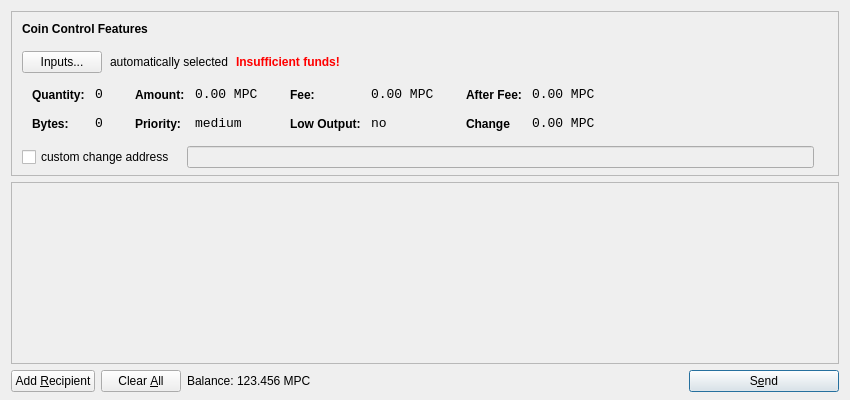
<?xml version="1.0" encoding="UTF-8"?>
<ui version="4.0">
 <class>SendCoinsDialog</class>
 <widget class="QDialog" name="SendCoinsDialog">
  <property name="geometry">
   <rect>
    <x>0</x>
    <y>0</y>
    <width>850</width>
    <height>400</height>
   </rect>
  </property>
  <property name="windowTitle">
   <string>Send Coins</string>
  </property>
  <layout class="QVBoxLayout" name="verticalLayout" stretch="0,1,0">
   <property name="bottomMargin">
    <number>8</number>
   </property>
   <item>
    <widget class="QFrame" name="frameCoinControl">
     <property name="sizePolicy">
      <sizepolicy hsizetype="Expanding" vsizetype="Expanding">
       <horstretch>0</horstretch>
       <verstretch>0</verstretch>
      </sizepolicy>
     </property>
     <property name="maximumSize">
      <size>
       <width>16777215</width>
       <height>16777215</height>
      </size>
     </property>
     <property name="frameShape">
      <enum>QFrame::StyledPanel</enum>
     </property>
     <property name="frameShadow">
      <enum>QFrame::Sunken</enum>
     </property>
     <layout class="QVBoxLayout" name="verticalLayoutCoinControl2">
      <property name="spacing">
       <number>-1</number>
      </property>
      <property name="leftMargin">
       <number>0</number>
      </property>
      <property name="topMargin">
       <number>0</number>
      </property>
      <property name="rightMargin">
       <number>0</number>
      </property>
      <property name="bottomMargin">
       <number>6</number>
      </property>
      <item>
       <layout class="QVBoxLayout" name="verticalLayoutCoinControl" stretch="0,0,0,0,1">
        <property name="spacing">
         <number>0</number>
        </property>
        <property name="leftMargin">
         <number>10</number>
        </property>
        <property name="topMargin">
         <number>10</number>
        </property>
        <item>
         <layout class="QHBoxLayout" name="horizontalLayoutCoinControl1">
          <property name="bottomMargin">
           <number>15</number>
          </property>
          <item>
           <widget class="QLabel" name="labelCoinControlFeatures">
            <property name="sizePolicy">
             <sizepolicy hsizetype="Preferred" vsizetype="Maximum">
              <horstretch>0</horstretch>
              <verstretch>0</verstretch>
             </sizepolicy>
            </property>
            <property name="font">
             <font>
              <weight>75</weight>
              <bold>true</bold>
             </font>
            </property>
            <property name="styleSheet">
             <string notr="true">font-weight:bold;</string>
            </property>
            <property name="text">
             <string>Coin Control Features</string>
            </property>
           </widget>
          </item>
         </layout>
        </item>
        <item>
         <layout class="QHBoxLayout" name="horizontalLayoutCoinControl2" stretch="0,0,0,0">
          <property name="spacing">
           <number>8</number>
          </property>
          <property name="bottomMargin">
           <number>10</number>
          </property>
          <item>
           <widget class="QPushButton" name="pushButtonCoinControl">
            <property name="styleSheet">
             <string notr="true"/>
            </property>
            <property name="text">
             <string>Inputs...</string>
            </property>
           </widget>
          </item>
          <item>
           <widget class="QLabel" name="labelCoinControlAutomaticallySelected">
            <property name="text">
             <string>automatically selected</string>
            </property>
            <property name="margin">
             <number>5</number>
            </property>
           </widget>
          </item>
          <item>
           <widget class="QLabel" name="labelCoinControlInsuffFunds">
            <property name="font">
             <font>
              <weight>75</weight>
              <bold>true</bold>
             </font>
            </property>
            <property name="styleSheet">
             <string notr="true">color:red;font-weight:bold;</string>
            </property>
            <property name="text">
             <string>Insufficient funds!</string>
            </property>
            <property name="margin">
             <number>5</number>
            </property>
           </widget>
          </item>
          <item>
           <spacer name="horizontalSpacerCoinControl">
            <property name="orientation">
             <enum>Qt::Horizontal</enum>
            </property>
            <property name="sizeHint" stdset="0">
             <size>
              <width>40</width>
              <height>1</height>
             </size>
            </property>
           </spacer>
          </item>
         </layout>
        </item>
        <item>
         <widget class="QWidget" name="widgetCoinControl" native="true">
          <property name="sizePolicy">
           <sizepolicy hsizetype="Preferred" vsizetype="Preferred">
            <horstretch>0</horstretch>
            <verstretch>0</verstretch>
           </sizepolicy>
          </property>
          <property name="minimumSize">
           <size>
            <width>0</width>
            <height>0</height>
           </size>
          </property>
          <property name="styleSheet">
           <string notr="true"/>
          </property>
          <layout class="QHBoxLayout" name="horizontalLayoutCoinControl5">
           <property name="margin">
            <number>0</number>
           </property>
           <item>
            <layout class="QHBoxLayout" name="horizontalLayoutCoinControl3" stretch="0,0,0,1">
             <property name="spacing">
              <number>20</number>
             </property>
             <property name="topMargin">
              <number>0</number>
             </property>
             <property name="bottomMargin">
              <number>10</number>
             </property>
             <item>
              <layout class="QFormLayout" name="formLayoutCoinControl1">
               <property name="horizontalSpacing">
                <number>10</number>
               </property>
               <property name="verticalSpacing">
                <number>14</number>
               </property>
               <property name="leftMargin">
                <number>10</number>
               </property>
               <property name="topMargin">
                <number>4</number>
               </property>
               <property name="rightMargin">
                <number>6</number>
               </property>
               <item row="0" column="0">
                <widget class="QLabel" name="labelCoinControlQuantityText">
                 <property name="styleSheet">
                  <string notr="true">font-weight:bold;</string>
                 </property>
                 <property name="text">
                  <string>Quantity:</string>
                 </property>
                 <property name="margin">
                  <number>0</number>
                 </property>
                </widget>
               </item>
               <item row="0" column="1">
                <widget class="QLabel" name="labelCoinControlQuantity">
                 <property name="font">
                  <font>
                   <family>Monospace</family>
                   <pointsize>10</pointsize>
                  </font>
                 </property>
                 <property name="cursor">
                  <cursorShape>IBeamCursor</cursorShape>
                 </property>
                 <property name="contextMenuPolicy">
                  <enum>Qt::ActionsContextMenu</enum>
                 </property>
                 <property name="text">
                  <string>0</string>
                 </property>
                 <property name="margin">
                  <number>0</number>
                 </property>
                 <property name="textInteractionFlags">
                  <set>Qt::LinksAccessibleByMouse|Qt::TextSelectableByKeyboard|Qt::TextSelectableByMouse</set>
                 </property>
                </widget>
               </item>
               <item row="1" column="0">
                <widget class="QLabel" name="labelCoinControlBytesText">
                 <property name="styleSheet">
                  <string notr="true">font-weight:bold;</string>
                 </property>
                 <property name="text">
                  <string>Bytes:</string>
                 </property>
                </widget>
               </item>
               <item row="1" column="1">
                <widget class="QLabel" name="labelCoinControlBytes">
                 <property name="font">
                  <font>
                   <family>Monospace</family>
                   <pointsize>10</pointsize>
                  </font>
                 </property>
                 <property name="cursor">
                  <cursorShape>IBeamCursor</cursorShape>
                 </property>
                 <property name="contextMenuPolicy">
                  <enum>Qt::ActionsContextMenu</enum>
                 </property>
                 <property name="text">
                  <string>0</string>
                 </property>
                 <property name="textInteractionFlags">
                  <set>Qt::LinksAccessibleByMouse|Qt::TextSelectableByKeyboard|Qt::TextSelectableByMouse</set>
                 </property>
                </widget>
               </item>
              </layout>
             </item>
             <item>
              <layout class="QFormLayout" name="formLayoutCoinControl2">
               <property name="horizontalSpacing">
                <number>10</number>
               </property>
               <property name="verticalSpacing">
                <number>14</number>
               </property>
               <property name="leftMargin">
                <number>6</number>
               </property>
               <property name="topMargin">
                <number>4</number>
               </property>
               <property name="rightMargin">
                <number>6</number>
               </property>
               <item row="0" column="0">
                <widget class="QLabel" name="labelCoinControlAmountText">
                 <property name="styleSheet">
                  <string notr="true">font-weight:bold;</string>
                 </property>
                 <property name="text">
                  <string>Amount:</string>
                 </property>
                 <property name="margin">
                  <number>0</number>
                 </property>
                </widget>
               </item>
               <item row="0" column="1">
                <widget class="QLabel" name="labelCoinControlAmount">
                 <property name="font">
                  <font>
                   <family>Monospace</family>
                   <pointsize>10</pointsize>
                  </font>
                 </property>
                 <property name="cursor">
                  <cursorShape>IBeamCursor</cursorShape>
                 </property>
                 <property name="contextMenuPolicy">
                  <enum>Qt::ActionsContextMenu</enum>
                 </property>
                 <property name="text">
                  <string>0.00 MPC</string>
                 </property>
                 <property name="textInteractionFlags">
                  <set>Qt::LinksAccessibleByMouse|Qt::TextSelectableByKeyboard|Qt::TextSelectableByMouse</set>
                 </property>
                </widget>
               </item>
               <item row="1" column="0">
                <widget class="QLabel" name="labelCoinControlPriorityText">
                 <property name="styleSheet">
                  <string notr="true">font-weight:bold;</string>
                 </property>
                 <property name="text">
                  <string>Priority:</string>
                 </property>
                </widget>
               </item>
               <item row="1" column="1">
                <widget class="QLabel" name="labelCoinControlPriority">
                 <property name="font">
                  <font>
                   <family>Monospace</family>
                   <pointsize>10</pointsize>
                  </font>
                 </property>
                 <property name="cursor">
                  <cursorShape>IBeamCursor</cursorShape>
                 </property>
                 <property name="contextMenuPolicy">
                  <enum>Qt::ActionsContextMenu</enum>
                 </property>
                 <property name="text">
                  <string>medium</string>
                 </property>
                 <property name="textInteractionFlags">
                  <set>Qt::LinksAccessibleByMouse|Qt::TextSelectableByKeyboard|Qt::TextSelectableByMouse</set>
                 </property>
                </widget>
               </item>
              </layout>
             </item>
             <item>
              <layout class="QFormLayout" name="formLayoutCoinControl3">
               <property name="horizontalSpacing">
                <number>10</number>
               </property>
               <property name="verticalSpacing">
                <number>14</number>
               </property>
               <property name="leftMargin">
                <number>6</number>
               </property>
               <property name="topMargin">
                <number>4</number>
               </property>
               <property name="rightMargin">
                <number>6</number>
               </property>
               <item row="0" column="0">
                <widget class="QLabel" name="labelCoinControlFeeText">
                 <property name="styleSheet">
                  <string notr="true">font-weight:bold;</string>
                 </property>
                 <property name="text">
                  <string>Fee:</string>
                 </property>
                 <property name="margin">
                  <number>0</number>
                 </property>
                </widget>
               </item>
               <item row="0" column="1">
                <widget class="QLabel" name="labelCoinControlFee">
                 <property name="font">
                  <font>
                   <family>Monospace</family>
                   <pointsize>10</pointsize>
                  </font>
                 </property>
                 <property name="cursor">
                  <cursorShape>IBeamCursor</cursorShape>
                 </property>
                 <property name="contextMenuPolicy">
                  <enum>Qt::ActionsContextMenu</enum>
                 </property>
                 <property name="text">
                  <string>0.00 MPC</string>
                 </property>
                 <property name="textInteractionFlags">
                  <set>Qt::LinksAccessibleByMouse|Qt::TextSelectableByKeyboard|Qt::TextSelectableByMouse</set>
                 </property>
                </widget>
               </item>
               <item row="1" column="0">
                <widget class="QLabel" name="labelCoinControlLowOutputText">
                 <property name="styleSheet">
                  <string notr="true">font-weight:bold;</string>
                 </property>
                 <property name="text">
                  <string>Low Output:</string>
                 </property>
                </widget>
               </item>
               <item row="1" column="1">
                <widget class="QLabel" name="labelCoinControlLowOutput">
                 <property name="font">
                  <font>
                   <family>Monospace</family>
                   <pointsize>10</pointsize>
                  </font>
                 </property>
                 <property name="cursor">
                  <cursorShape>IBeamCursor</cursorShape>
                 </property>
                 <property name="contextMenuPolicy">
                  <enum>Qt::ActionsContextMenu</enum>
                 </property>
                 <property name="text">
                  <string>no</string>
                 </property>
                 <property name="textInteractionFlags">
                  <set>Qt::LinksAccessibleByMouse|Qt::TextSelectableByKeyboard|Qt::TextSelectableByMouse</set>
                 </property>
                </widget>
               </item>
              </layout>
             </item>
             <item>
              <layout class="QFormLayout" name="formLayoutCoinControl4">
               <property name="horizontalSpacing">
                <number>10</number>
               </property>
               <property name="verticalSpacing">
                <number>14</number>
               </property>
               <property name="leftMargin">
                <number>6</number>
               </property>
               <property name="topMargin">
                <number>4</number>
               </property>
               <property name="rightMargin">
                <number>6</number>
               </property>
               <item row="0" column="0">
                <widget class="QLabel" name="labelCoinControlAfterFeeText">
                 <property name="styleSheet">
                  <string notr="true">font-weight:bold;</string>
                 </property>
                 <property name="text">
                  <string>After Fee:</string>
                 </property>
                 <property name="margin">
                  <number>0</number>
                 </property>
                </widget>
               </item>
               <item row="0" column="1">
                <widget class="QLabel" name="labelCoinControlAfterFee">
                 <property name="font">
                  <font>
                   <family>Monospace</family>
                   <pointsize>10</pointsize>
                  </font>
                 </property>
                 <property name="cursor">
                  <cursorShape>IBeamCursor</cursorShape>
                 </property>
                 <property name="contextMenuPolicy">
                  <enum>Qt::ActionsContextMenu</enum>
                 </property>
                 <property name="text">
                  <string>0.00 MPC</string>
                 </property>
                 <property name="textInteractionFlags">
                  <set>Qt::LinksAccessibleByMouse|Qt::TextSelectableByKeyboard|Qt::TextSelectableByMouse</set>
                 </property>
                </widget>
               </item>
               <item row="1" column="0">
                <widget class="QLabel" name="labelCoinControlChangeText">
                 <property name="styleSheet">
                  <string notr="true">font-weight:bold;</string>
                 </property>
                 <property name="text">
                  <string>Change</string>
                 </property>
                </widget>
               </item>
               <item row="1" column="1">
                <widget class="QLabel" name="labelCoinControlChange">
                 <property name="font">
                  <font>
                   <family>Monospace</family>
                   <pointsize>10</pointsize>
                  </font>
                 </property>
                 <property name="cursor">
                  <cursorShape>IBeamCursor</cursorShape>
                 </property>
                 <property name="contextMenuPolicy">
                  <enum>Qt::ActionsContextMenu</enum>
                 </property>
                 <property name="text">
                  <string>0.00 MPC</string>
                 </property>
                 <property name="textInteractionFlags">
                  <set>Qt::LinksAccessibleByMouse|Qt::TextSelectableByKeyboard|Qt::TextSelectableByMouse</set>
                 </property>
                </widget>
               </item>
              </layout>
             </item>
            </layout>
           </item>
          </layout>
         </widget>
        </item>
        <item>
         <layout class="QHBoxLayout" name="horizontalLayoutCoinControl4" stretch="0,0,0">
          <property name="spacing">
           <number>12</number>
          </property>
          <property name="sizeConstraint">
           <enum>QLayout::SetDefaultConstraint</enum>
          </property>
          <property name="topMargin">
           <number>5</number>
          </property>
          <property name="rightMargin">
           <number>5</number>
          </property>
          <item>
           <widget class="QCheckBox" name="checkBoxCoinControlChange">
            <property name="text">
             <string>custom change address</string>
            </property>
           </widget>
          </item>
          <item>
           <widget class="QLineEdit" name="lineEditCoinControlChange">
            <property name="enabled">
             <bool>false</bool>
            </property>
            <property name="sizePolicy">
             <sizepolicy hsizetype="Expanding" vsizetype="Fixed">
              <horstretch>0</horstretch>
              <verstretch>0</verstretch>
             </sizepolicy>
            </property>
           </widget>
          </item>
          <item>
           <widget class="QLabel" name="labelCoinControlChangeLabel">
            <property name="sizePolicy">
             <sizepolicy hsizetype="Preferred" vsizetype="Expanding">
              <horstretch>0</horstretch>
              <verstretch>0</verstretch>
             </sizepolicy>
            </property>
            <property name="minimumSize">
             <size>
              <width>0</width>
              <height>0</height>
             </size>
            </property>
            <property name="text">
             <string/>
            </property>
            <property name="margin">
             <number>3</number>
            </property>
           </widget>
          </item>
         </layout>
        </item>
        <item>
         <spacer name="verticalSpacerCoinControl">
          <property name="orientation">
           <enum>Qt::Vertical</enum>
          </property>
          <property name="sizeHint" stdset="0">
           <size>
            <width>800</width>
            <height>1</height>
           </size>
          </property>
         </spacer>
        </item>
       </layout>
      </item>
     </layout>
    </widget>
   </item>
   <item>
    <widget class="QScrollArea" name="scrollArea">
     <property name="widgetResizable">
      <bool>true</bool>
     </property>
     <widget class="QWidget" name="scrollAreaWidgetContents">
      <property name="geometry">
       <rect>
        <x>0</x>
        <y>0</y>
        <width>830</width>
        <height>165</height>
       </rect>
      </property>
      <layout class="QVBoxLayout" name="verticalLayout_2">
       <property name="margin">
        <number>0</number>
       </property>
       <item>
        <layout class="QVBoxLayout" name="entries">
         <property name="spacing">
          <number>6</number>
         </property>
        </layout>
       </item>
       <item>
        <spacer name="verticalSpacer">
         <property name="orientation">
          <enum>Qt::Vertical</enum>
         </property>
         <property name="sizeHint" stdset="0">
          <size>
           <width>20</width>
           <height>40</height>
          </size>
         </property>
        </spacer>
       </item>
      </layout>
     </widget>
    </widget>
   </item>
   <item>
    <layout class="QHBoxLayout" name="horizontalLayout">
     <item>
      <widget class="QPushButton" name="addButton">
       <property name="toolTip">
        <string>Send to multiple recipients at once</string>
       </property>
       <property name="text">
        <string>Add &amp;Recipient</string>
       </property>
       <property name="icon">
        <iconset resource="../bitcoin.qrc">
         <normaloff>:/icons/add</normaloff>:/icons/add</iconset>
       </property>
       <property name="autoDefault">
        <bool>false</bool>
       </property>
      </widget>
     </item>
     <item>
      <widget class="QPushButton" name="clearButton">
       <property name="sizePolicy">
        <sizepolicy hsizetype="Minimum" vsizetype="Fixed">
         <horstretch>0</horstretch>
         <verstretch>0</verstretch>
        </sizepolicy>
       </property>
       <property name="toolTip">
        <string>Remove all transaction fields</string>
       </property>
       <property name="text">
        <string>Clear &amp;All</string>
       </property>
       <property name="icon">
        <iconset resource="../bitcoin.qrc">
         <normaloff>:/icons/remove</normaloff>:/icons/remove</iconset>
       </property>
       <property name="autoRepeatDelay">
        <number>300</number>
       </property>
       <property name="autoDefault">
        <bool>false</bool>
       </property>
      </widget>
     </item>
     <item>
      <layout class="QHBoxLayout" name="horizontalLayout_2">
       <property name="spacing">
        <number>3</number>
       </property>
       <item>
        <widget class="QLabel" name="label">
         <property name="sizePolicy">
          <sizepolicy hsizetype="Preferred" vsizetype="Fixed">
           <horstretch>0</horstretch>
           <verstretch>0</verstretch>
          </sizepolicy>
         </property>
         <property name="text">
          <string>Balance:</string>
         </property>
        </widget>
       </item>
       <item>
        <widget class="QLabel" name="labelBalance">
         <property name="sizePolicy">
          <sizepolicy hsizetype="Preferred" vsizetype="Fixed">
           <horstretch>0</horstretch>
           <verstretch>0</verstretch>
          </sizepolicy>
         </property>
         <property name="cursor">
          <cursorShape>IBeamCursor</cursorShape>
         </property>
         <property name="text">
          <string>123.456 MPC</string>
         </property>
         <property name="textInteractionFlags">
          <set>Qt::LinksAccessibleByMouse|Qt::TextSelectableByKeyboard|Qt::TextSelectableByMouse</set>
         </property>
        </widget>
       </item>
      </layout>
     </item>
     <item>
      <spacer name="horizontalSpacer">
       <property name="orientation">
        <enum>Qt::Horizontal</enum>
       </property>
       <property name="sizeHint" stdset="0">
        <size>
         <width>40</width>
         <height>20</height>
        </size>
       </property>
      </spacer>
     </item>
     <item>
      <widget class="QPushButton" name="sendButton">
       <property name="minimumSize">
        <size>
         <width>150</width>
         <height>0</height>
        </size>
       </property>
       <property name="toolTip">
        <string>Confirm the send action</string>
       </property>
       <property name="text">
        <string>S&amp;end</string>
       </property>
       <property name="icon">
        <iconset resource="../bitcoin.qrc">
         <normaloff>:/icons/send</normaloff>:/icons/send</iconset>
       </property>
       <property name="default">
        <bool>true</bool>
       </property>
      </widget>
     </item>
    </layout>
   </item>
  </layout>
 </widget>
 <resources>
  <include location="../bitcoin.qrc"/>
 </resources>
 <connections/>
</ui>
